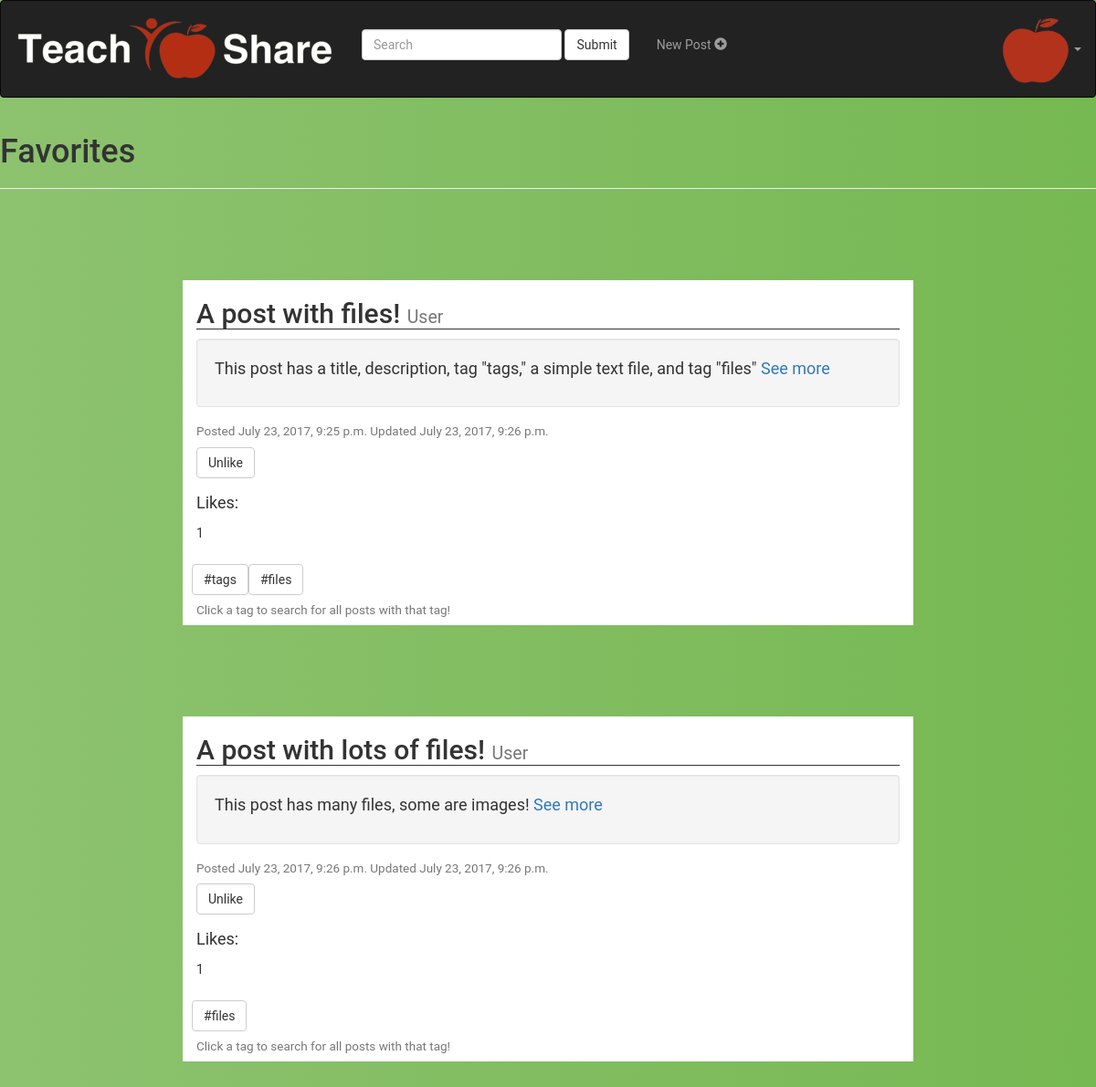
Page /account/favorites/ (signed in) on the earlier database version.
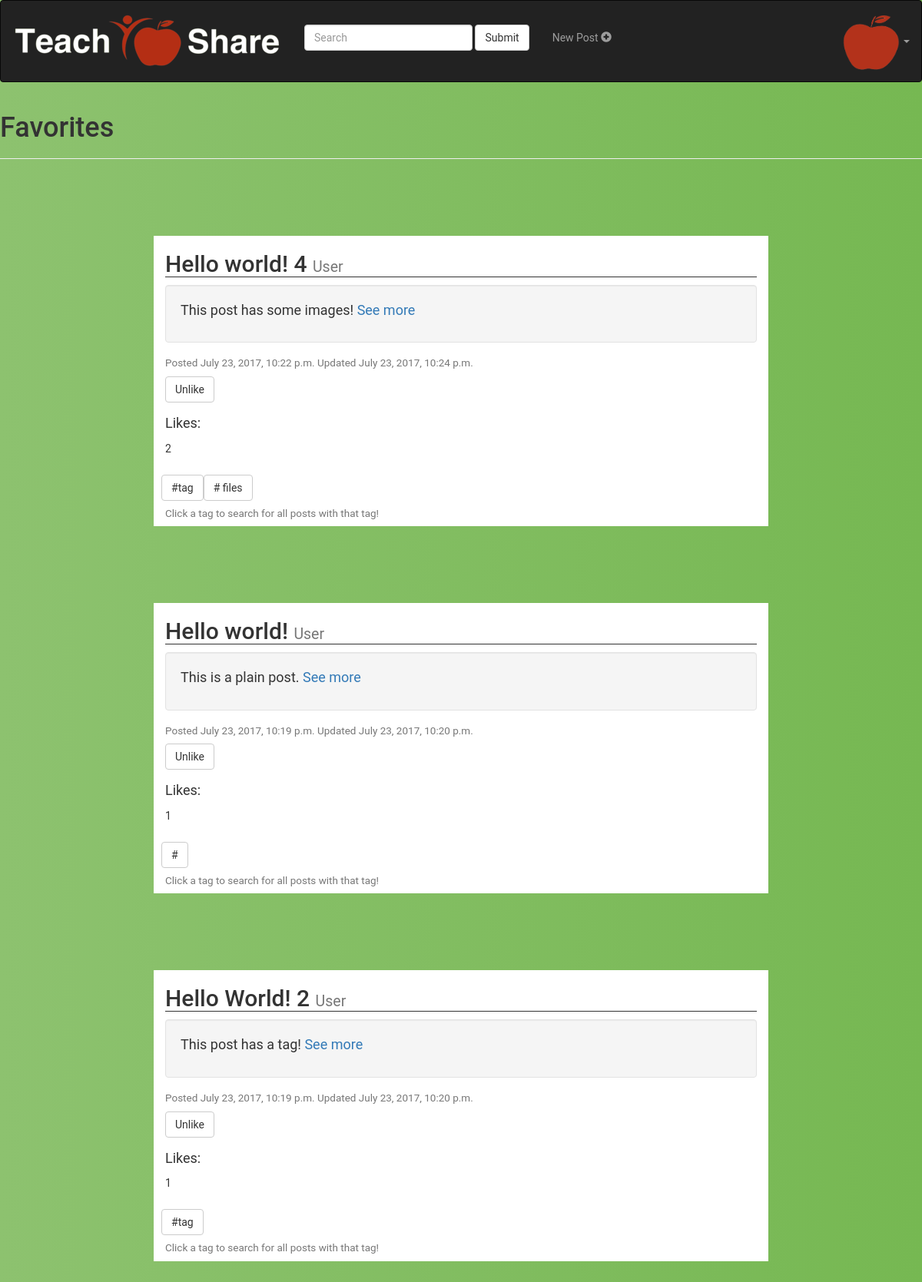
Same page on the later database version.
### accounts/models.py (models this page shows)
class Post(models.Model):
	user = models.ForeignKey(settings.AUTH_USER_MODEL, default=1)
	title = models.CharField(max_length=100, default='')
	user = models.CharField(max_length=100, default='')
	content = models.TextField(default="")
	updated = models.DateTimeField(auto_now=True, auto_now_add=False)
	likes = models.IntegerField(default=0)
	timestamp = models.DateTimeField(auto_now=False, auto_now_add= True)

class Tag(models.Model):
	tag = models.CharField(max_length=100,default='')
	post = models.ForeignKey(Post, related_name='tags', on_delete=models.CASCADE)

### accounts/views.py (the view)
@login_required(login_url='/account/login')
def favorites(request):
	if request.method == 'POST':
		return render(request, 'accounts/favorites.html',
				{'posts': search(request.user.userprofile.favorites,
									request.POST['search']),
				 'searchstring' : request.POST['search']})
	return render(request, 'accounts/favorites.html',
			{'posts': request.user.userprofile.favorites.order_by('-likes')})

### accounts/templates/accounts/favorites.html (shortened to what this page needs)
<html lang="en">
<head>
{% load static %}
<link rel="stylesheet" href="https://maxcdn.bootstrapcdn.com/bootstrap/3.3.7/css/bootstrap.min.css">
<link rel="stylesheet" href={% static 'accounts/dashboard.css'%} type = "text/css">
</head>
<body>
{% block body %}
<nav class="navbar navbar-inverse ">
  <div class="container-fluid">
    <div class="navbar-header">
      <a class="navbar-brand" href="/account/dashboard">
        <img src="{% static "accounts/tslogo.png" %}" alt="TSLogo"/>
      </a>
    </div>
    <form class="navbar-form navbar-left nav-searchpad"
		method="post" id="search" action="{% url 'account:favorites' %}">
      <div class="form-group">
        {% if searchstring %}
        <input type="text" name="search" value={{searchstring}} class="form-control">
		{% else %}
		<input type="text" name="search" class="form-control" placeholder="Search">
		{% endif %}
      </div>
      <button type="submit" class="btn btn-default">Submit</button>
    </form>
    <ul class="nav navbar-nav nav-navitems">
      <li><a href="/account/create/">
        <p>New Post <span class="glyphicon glyphicon-plus-sign"></span> </p>
        </a>
      </li>
    </ul>
    <ul class="nav navbar-nav navbar-right">
      <li class="dropdown">
        <a class="dropdown-toggle" data-toggle="dropdown" >
          <img src="{% static "accounts/applelogo.png" %}" alt="TSLogo"/>
        <span class="caret"></span></a>
      </li>
    </ul>
  </div>
</nav>
<div class="page-header">
  <h1>Favorites</h1>
</div>
{% if posts %}
	{% for post in posts %}
		<div class="container">
			<h2>{{post.title}} <small>{{post.user}}</small></h2>
			<div class="well">
				<p>
					{{post.content}}
					<a href= '/account/detail/{{post.id}}'>See more</a>
				</p>
			</div>
			<h4><small>Posted {{post.timestamp}} Updated {{post.updated}}
			</small></h4>
			<form action="{% url 'account:like' id=post.id %}" method="POST"
					id="likeForm{{post.id}}">
				<button type="submit" class="btn btn-default">
					<div id="likeSubmit{{post.id}}">Unlike</div>
				</button>
			</form>
			<p> Likes: <div id="likes{{post.id}}">{{post.likes}}</div></p>
			{% if post.tags.all %}
			<div class = "btn-toolbar">
				<div class="tag-container">
				{% for tag in post.tags.all %}
					<form method="post" id="search" action="{% url 'account:favorites' %}">
						<button type="submit" class="btn btn-default">#{{tag.tag}}</button>
					</form>
				{% endfor %}
				</div>
			</div>
			<h4><small> Click a tag to search for all posts with that tag!</small></h4>
			{% endif %}
		</div>
	{% endfor %}
{% endif %}
{% endblock %}
</body>

Differences in the rows shown:
removed Post: title "A post with lots of files!", user "User", content "This post has many files, some are images!", timestamp "July 23, 2017, 9:26 p.m.", updated "July 23, 2017, 9:26 p.m.", likes "1"
removed Tag: tag "files", shown under "A post with lots of files!"
changed Post: title "A post with files!" → "Hello world! 4"; content "This post has a title, description, tag \"tags,\" a simple text file, and tag \"files\"" → "This post has some images!"; timestamp "July 23, 2017, 9:25 p.m." → "July 23, 2017, 10:22 p.m."; updated "July 23, 2017, 9:26 p.m." → "July 23, 2017, 10:24 p.m."; likes "1" → "2"
changed Tag (number 1 of 4 on the later page): tag "tags" → "tag"
now on this page (row edited): Post: title "Hello world!", user "User", content "This is a plain post.", timestamp "July 23, 2017, 10:19 p.m.", updated "July 23, 2017, 10:20 p.m.", likes "1"
now on this page (row edited): Post: title "Hello World! 2", user "User", content "This post has a tag!", timestamp "July 23, 2017, 10:19 p.m.", updated "July 23, 2017, 10:20 p.m.", likes "1"
now on this page (row edited): Tag: tag "tag", shown under "Hello World! 2"
